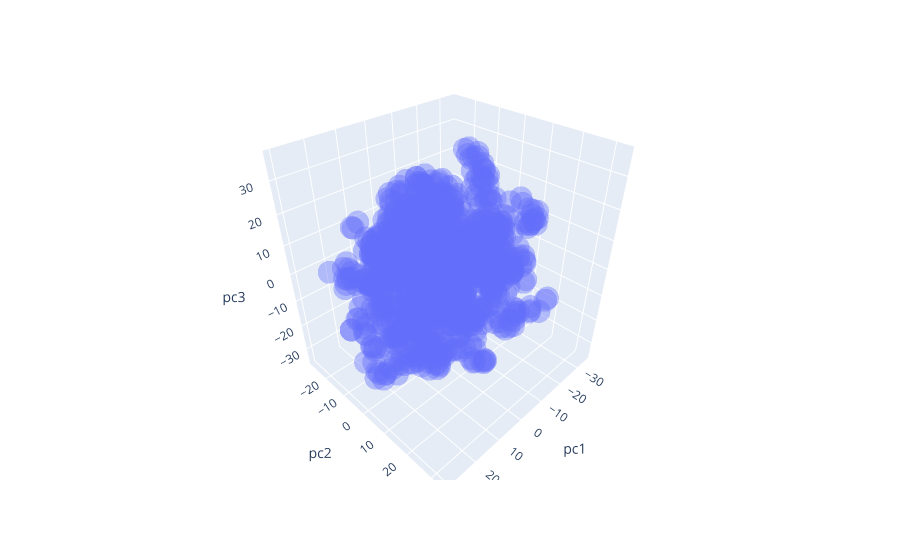

Notebook source saved alongside this figure:
### Code cell
import plotly.express as px
import pandas

ns_fixed = list(ns_sr_rep.keys())

df = pandas.DataFrame({"pc1": x[:1000],
                   "pc2": y[:1000],
                   "pc3": z[:1000],
                   # "pc4": a[:1000],
                   "source": ns_fixed[:1000]})

fig = px.scatter_3d(df, x='pc1', y='pc2', z='pc3', 
                    # color='pc4',
                    hover_name='source', opacity=0.4)
fig.show()

### Figure 1 — Plotly figure (JSON) as saved in the notebook; plotly's stock layout.template omitted (floating-point values rounded to 4 significant figures; data arrays with more than 128 entries replaced by an {"elided": "..."} marker saying what was removed)
{"data": [{"hovertemplate": "<b>%{hovertext}</b><br><br>pc1=%{x}<br>pc2=%{y}<br>pc3=%{z}<extra></extra>", "hovertext": {"elided": "1000 str values"}, "legendgroup": "", "marker": {"color": "#636efa", "opacity": 0.4, "symbol": "circle"}, "mode": "markers", "name": "", "scene": "scene", "showlegend": false, "type": "scatter3d", "x": {"elided": "1000 float values"}, "y": {"elided": "1000 float values"}, "z": {"elided": "1000 float values"}}], "layout": {"legend": {"tracegroupgap": 0}, "margin": {"t": 60}, "scene": {"domain": {"x": [0, 1], "y": [0, 1]}, "xaxis": {"title": {"text": "pc1"}}, "yaxis": {"title": {"text": "pc2"}}, "zaxis": {"title": {"text": "pc3"}}}}}
